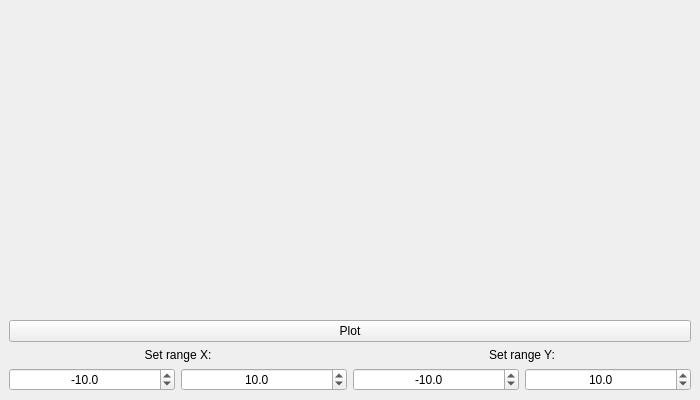
<?xml version="1.0" encoding="UTF-8"?>
<ui version="4.0">
 <class>Graph</class>
 <widget class="QMainWindow" name="Graph">
  <property name="geometry">
   <rect>
    <x>0</x>
    <y>0</y>
    <width>700</width>
    <height>400</height>
   </rect>
  </property>
  <property name="sizePolicy">
   <sizepolicy hsizetype="Expanding" vsizetype="Expanding">
    <horstretch>0</horstretch>
    <verstretch>0</verstretch>
   </sizepolicy>
  </property>
  <property name="minimumSize">
   <size>
    <width>450</width>
    <height>300</height>
   </size>
  </property>
  <property name="windowTitle">
   <string>MainWindow</string>
  </property>
  <widget class="QWidget" name="centralwidget">
   <layout class="QGridLayout" name="gridLayout_2">
    <item row="3" column="0">
     <layout class="QGridLayout" name="gridLayout">
      <property name="sizeConstraint">
       <enum>QLayout::SetFixedSize</enum>
      </property>
      <item row="3" column="0">
       <widget class="QDoubleSpinBox" name="doubleSpinBox">
        <property name="sizePolicy">
         <sizepolicy hsizetype="Minimum" vsizetype="Minimum">
          <horstretch>0</horstretch>
          <verstretch>0</verstretch>
         </sizepolicy>
        </property>
        <property name="maximumSize">
         <size>
          <width>16777215</width>
          <height>25</height>
         </size>
        </property>
        <property name="frame">
         <bool>true</bool>
        </property>
        <property name="alignment">
         <set>Qt::AlignCenter</set>
        </property>
        <property name="decimals">
         <number>1</number>
        </property>
        <property name="minimum">
         <double>-1000000.000000000000000</double>
        </property>
        <property name="maximum">
         <double>1000000.000000000000000</double>
        </property>
        <property name="singleStep">
         <double>1.000000000000000</double>
        </property>
        <property name="value">
         <double>-10.000000000000000</double>
        </property>
       </widget>
      </item>
      <item row="3" column="3">
       <widget class="QDoubleSpinBox" name="doubleSpinBox_4">
        <property name="sizePolicy">
         <sizepolicy hsizetype="Minimum" vsizetype="Minimum">
          <horstretch>0</horstretch>
          <verstretch>0</verstretch>
         </sizepolicy>
        </property>
        <property name="maximumSize">
         <size>
          <width>16777215</width>
          <height>25</height>
         </size>
        </property>
        <property name="layoutDirection">
         <enum>Qt::LeftToRight</enum>
        </property>
        <property name="alignment">
         <set>Qt::AlignCenter</set>
        </property>
        <property name="decimals">
         <number>1</number>
        </property>
        <property name="minimum">
         <double>-1000000.000000000000000</double>
        </property>
        <property name="maximum">
         <double>1000000.000000000000000</double>
        </property>
        <property name="stepType">
         <enum>QAbstractSpinBox::DefaultStepType</enum>
        </property>
        <property name="value">
         <double>10.000000000000000</double>
        </property>
       </widget>
      </item>
      <item row="0" column="0" colspan="2">
       <widget class="QLabel" name="label">
        <property name="sizePolicy">
         <sizepolicy hsizetype="Expanding" vsizetype="Minimum">
          <horstretch>0</horstretch>
          <verstretch>0</verstretch>
         </sizepolicy>
        </property>
        <property name="maximumSize">
         <size>
          <width>16777215</width>
          <height>25</height>
         </size>
        </property>
        <property name="text">
         <string>Set range X:</string>
        </property>
        <property name="alignment">
         <set>Qt::AlignCenter</set>
        </property>
       </widget>
      </item>
      <item row="3" column="2">
       <widget class="QDoubleSpinBox" name="doubleSpinBox_3">
        <property name="sizePolicy">
         <sizepolicy hsizetype="Minimum" vsizetype="Minimum">
          <horstretch>0</horstretch>
          <verstretch>0</verstretch>
         </sizepolicy>
        </property>
        <property name="maximumSize">
         <size>
          <width>16777215</width>
          <height>25</height>
         </size>
        </property>
        <property name="alignment">
         <set>Qt::AlignCenter</set>
        </property>
        <property name="decimals">
         <number>1</number>
        </property>
        <property name="minimum">
         <double>-1000000.000000000000000</double>
        </property>
        <property name="maximum">
         <double>1000000.000000000000000</double>
        </property>
        <property name="value">
         <double>-10.000000000000000</double>
        </property>
       </widget>
      </item>
      <item row="3" column="1">
       <widget class="QDoubleSpinBox" name="doubleSpinBox_2">
        <property name="sizePolicy">
         <sizepolicy hsizetype="Minimum" vsizetype="Minimum">
          <horstretch>0</horstretch>
          <verstretch>0</verstretch>
         </sizepolicy>
        </property>
        <property name="maximumSize">
         <size>
          <width>16777215</width>
          <height>25</height>
         </size>
        </property>
        <property name="alignment">
         <set>Qt::AlignCenter</set>
        </property>
        <property name="decimals">
         <number>1</number>
        </property>
        <property name="minimum">
         <double>-1000000.000000000000000</double>
        </property>
        <property name="maximum">
         <double>1000000.000000000000000</double>
        </property>
        <property name="singleStep">
         <double>1.000000000000000</double>
        </property>
        <property name="value">
         <double>10.000000000000000</double>
        </property>
       </widget>
      </item>
      <item row="0" column="2" colspan="2">
       <widget class="QLabel" name="label_2">
        <property name="sizePolicy">
         <sizepolicy hsizetype="Expanding" vsizetype="Minimum">
          <horstretch>0</horstretch>
          <verstretch>0</verstretch>
         </sizepolicy>
        </property>
        <property name="frameShape">
         <enum>QFrame::NoFrame</enum>
        </property>
        <property name="text">
         <string>Set range Y:</string>
        </property>
        <property name="alignment">
         <set>Qt::AlignCenter</set>
        </property>
       </widget>
      </item>
     </layout>
    </item>
    <item row="0" column="0">
     <widget class="QCustomPlot" name="widget" native="true">
      <property name="sizePolicy">
       <sizepolicy hsizetype="Expanding" vsizetype="Expanding">
        <horstretch>0</horstretch>
        <verstretch>0</verstretch>
       </sizepolicy>
      </property>
     </widget>
    </item>
    <item row="1" column="0">
     <widget class="QPushButton" name="pushButton">
      <property name="text">
       <string>Plot</string>
      </property>
     </widget>
    </item>
   </layout>
  </widget>
 </widget>
 <customwidgets>
  <customwidget>
   <class>QCustomPlot</class>
   <extends>QWidget</extends>
   <header>qcustomplot.h</header>
   <container>1</container>
  </customwidget>
 </customwidgets>
 <resources/>
 <connections/>
</ui>
